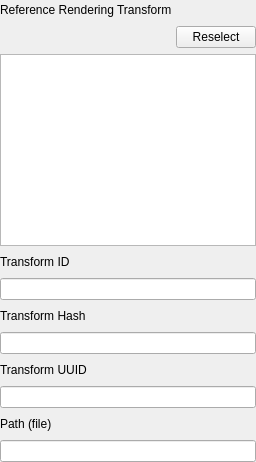
                  <widget class="QWidget" name="tab_62">
                   <property name="sizePolicy">
                    <sizepolicy hsizetype="Preferred" vsizetype="Preferred">
                     <horstretch>0</horstretch>
                     <verstretch>0</verstretch>
                    </sizepolicy>
                   </property>
                   <attribute name="title">
                    <string>RRT</string>
                   </attribute>
                   <layout class="QVBoxLayout" name="verticalLayout_79">
                    <property name="leftMargin">
                     <number>0</number>
                    </property>
                    <property name="topMargin">
                     <number>0</number>
                    </property>
                    <property name="rightMargin">
                     <number>0</number>
                    </property>
                    <property name="bottomMargin">
                     <number>0</number>
                    </property>
                    <item>
                     <layout class="QHBoxLayout" name="horizontalLayout_412">
                      <item>
                       <widget class="QLabel" name="label_492">
                        <property name="text">
                         <string>Reference Rendering Transform</string>
                        </property>
                       </widget>
                      </item>
                      <item>
                       <spacer name="horizontalSpacer_407">
                        <property name="orientation">
                         <enum>Qt::Horizontal</enum>
                        </property>
                        <property name="sizeHint" stdset="0">
                         <size>
                          <width>40</width>
                          <height>20</height>
                         </size>
                        </property>
                       </spacer>
                      </item>
                     </layout>
                    </item>
                    <item>
                     <layout class="QHBoxLayout" name="horizontalLayout_413">
                      <item>
                       <spacer name="horizontalSpacer_408">
                        <property name="orientation">
                         <enum>Qt::Horizontal</enum>
                        </property>
                        <property name="sizeHint" stdset="0">
                         <size>
                          <width>40</width>
                          <height>20</height>
                         </size>
                        </property>
                       </spacer>
                      </item>
                      <item>
                       <widget class="QPushButton" name="pushButton_35">
                        <property name="text">
                         <string>Reselect</string>
                        </property>
                       </widget>
                      </item>
                     </layout>
                    </item>
                    <item>
                     <widget class="QTextEdit" name="textEdit_71">
                      <property name="sizePolicy">
                       <sizepolicy hsizetype="Expanding" vsizetype="Minimum">
                        <horstretch>0</horstretch>
                        <verstretch>0</verstretch>
                       </sizepolicy>
                      </property>
                      <property name="minimumSize">
                       <size>
                        <width>0</width>
                        <height>40</height>
                       </size>
                      </property>
                     </widget>
                    </item>
                    <item>
                     <layout class="QHBoxLayout" name="horizontalLayout_414">
                      <item>
                       <widget class="QLabel" name="label_493">
                        <property name="text">
                         <string>Transform ID</string>
                        </property>
                       </widget>
                      </item>
                      <item>
                       <spacer name="horizontalSpacer_409">
                        <property name="orientation">
                         <enum>Qt::Horizontal</enum>
                        </property>
                        <property name="sizeHint" stdset="0">
                         <size>
                          <width>40</width>
                          <height>20</height>
                         </size>
                        </property>
                       </spacer>
                      </item>
                     </layout>
                    </item>
                    <item>
                     <widget class="QLineEdit" name="lineEdit_377"/>
                    </item>
                    <item>
                     <layout class="QHBoxLayout" name="horizontalLayout_415">
                      <item>
                       <widget class="QLabel" name="label_494">
                        <property name="text">
                         <string>Transform Hash</string>
                        </property>
                       </widget>
                      </item>
                      <item>
                       <spacer name="horizontalSpacer_410">
                        <property name="orientation">
                         <enum>Qt::Horizontal</enum>
                        </property>
                        <property name="sizeHint" stdset="0">
                         <size>
                          <width>40</width>
                          <height>20</height>
                         </size>
                        </property>
                       </spacer>
                      </item>
                     </layout>
                    </item>
                    <item>
                     <widget class="QLineEdit" name="lineEdit_378"/>
                    </item>
                    <item>
                     <layout class="QHBoxLayout" name="horizontalLayout_416">
                      <item>
                       <widget class="QLabel" name="label_495">
                        <property name="text">
                         <string>Transform UUID</string>
                        </property>
                       </widget>
                      </item>
                      <item>
                       <spacer name="horizontalSpacer_411">
                        <property name="orientation">
                         <enum>Qt::Horizontal</enum>
                        </property>
                        <property name="sizeHint" stdset="0">
                         <size>
                          <width>40</width>
                          <height>20</height>
                         </size>
                        </property>
                       </spacer>
                      </item>
                     </layout>
                    </item>
                    <item>
                     <widget class="QLineEdit" name="lineEdit_379"/>
                    </item>
                    <item>
                     <layout class="QHBoxLayout" name="horizontalLayout_417">
                      <item>
                       <widget class="QLabel" name="label_496">
                        <property name="text">
                         <string>Path (file)</string>
                        </property>
                       </widget>
                      </item>
                      <item>
                       <spacer name="horizontalSpacer_412">
                        <property name="orientation">
                         <enum>Qt::Horizontal</enum>
                        </property>
                        <property name="sizeHint" stdset="0">
                         <size>
                          <width>40</width>
                          <height>20</height>
                         </size>
                        </property>
                       </spacer>
                      </item>
                     </layout>
                    </item>
                    <item>
                     <widget class="QLineEdit" name="lineEdit_380"/>
                    </item>
                   </layout>
                  </widget>
